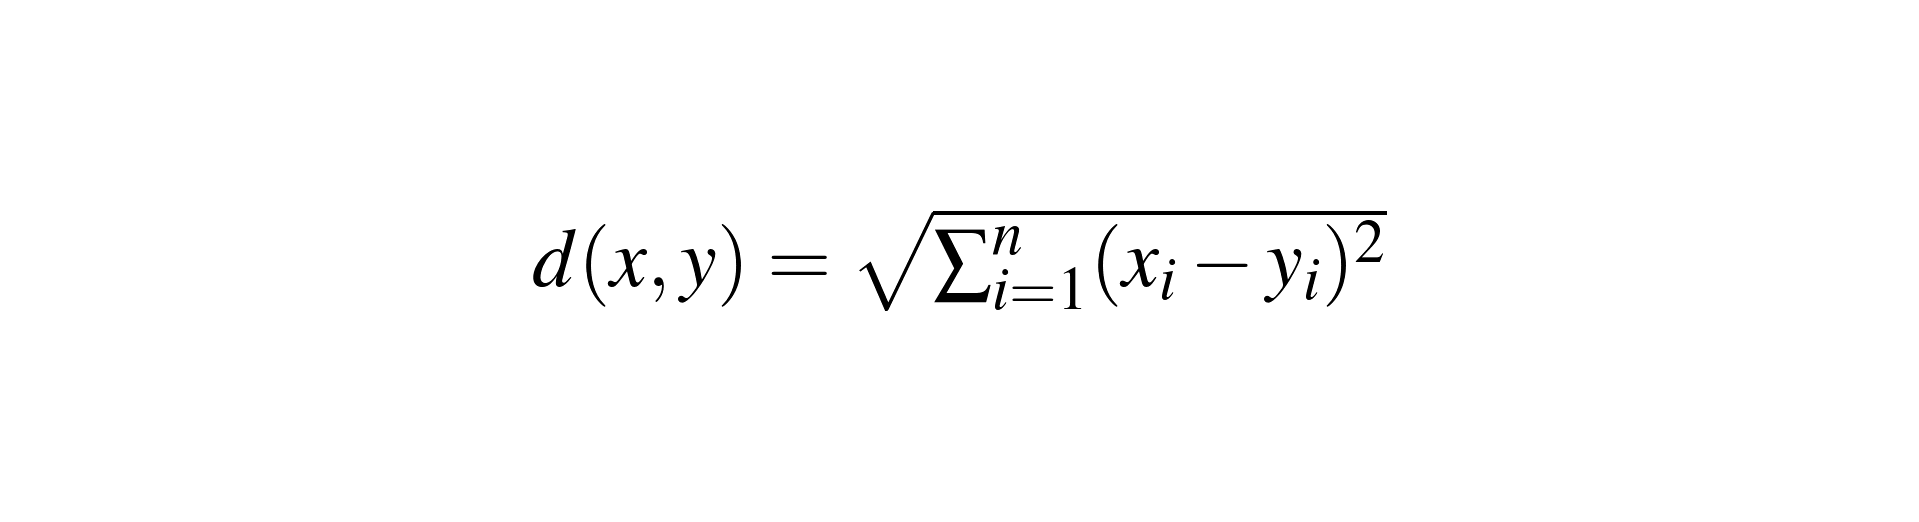

This figure's Python source:
import matplotlib.pyplot as plt
import numpy as np
from matplotlib import rcParams

# Impostazioni per una migliore qualità dell'immagine
rcParams['font.size'] = 14
rcParams['text.usetex'] = True
rcParams['text.latex.preamble'] = r'\usepackage{amsmath}'

# Crea la figura
fig = plt.figure(figsize=(8, 2))
plt.axis('off')

# Aggiungi la formula
plt.text(0.5, 0.5, r'$d(x,y) = \sqrt{\sum_{i=1}^{n}(x_i-y_i)^2}$', 
         fontsize=20, ha='center', va='center')

# Salva l'immagine
plt.savefig('/home/ubuntu/corso_ml_non_supervisionato/images/formula_euclidean.png', 
            bbox_inches='tight', dpi=300, transparent=True)
plt.close()

# Distanza di Manhattan
fig = plt.figure(figsize=(8, 2))
plt.axis('off')
plt.text(0.5, 0.5, r'$d(x,y) = \sum_{i=1}^{n}|x_i-y_i|$', 
         fontsize=20, ha='center', va='center')
plt.savefig('/home/ubuntu/corso_ml_non_supervisionato/images/formula_manhattan.png', 
            bbox_inches='tight', dpi=300, transparent=True)
plt.close()

# Distanza di Minkowski
fig = plt.figure(figsize=(8, 2))
plt.axis('off')
plt.text(0.5, 0.5, r'$d(x,y) = \left(\sum_{i=1}^{n}|x_i-y_i|^p\right)^{1/p}$', 
         fontsize=20, ha='center', va='center')
plt.savefig('/home/ubuntu/corso_ml_non_supervisionato/images/formula_minkowski.png', 
            bbox_inches='tight', dpi=300, transparent=True)
plt.close()

# Distanza del coseno
fig = plt.figure(figsize=(8, 2))
plt.axis('off')
plt.text(0.5, 0.5, r'$\cos(\theta) = \frac{x \cdot y}{||x|| \cdot ||y||}$', 
         fontsize=20, ha='center', va='center')
plt.savefig('/home/ubuntu/corso_ml_non_supervisionato/images/formula_cosine.png', 
            bbox_inches='tight', dpi=300, transparent=True)
plt.close()

# Single linkage
fig = plt.figure(figsize=(8, 2))
plt.axis('off')
plt.text(0.5, 0.5, r'$d(C_i, C_j) = \min_{x \in C_i, y \in C_j} d(x, y)$', 
         fontsize=20, ha='center', va='center')
plt.savefig('/home/ubuntu/corso_ml_non_supervisionato/images/formula_single_linkage.png', 
            bbox_inches='tight', dpi=300, transparent=True)
plt.close()

# Complete linkage
fig = plt.figure(figsize=(8, 2))
plt.axis('off')
plt.text(0.5, 0.5, r'$d(C_i, C_j) = \max_{x \in C_i, y \in C_j} d(x, y)$', 
         fontsize=20, ha='center', va='center')
plt.savefig('/home/ubuntu/corso_ml_non_supervisionato/images/formula_complete_linkage.png', 
            bbox_inches='tight', dpi=300, transparent=True)
plt.close()

# Average linkage
fig = plt.figure(figsize=(8, 2))
plt.axis('off')
plt.text(0.5, 0.5, r'$d(C_i, C_j) = \frac{1}{|C_i||C_j|} \sum_{x \in C_i} \sum_{y \in C_j} d(x, y)$', 
         fontsize=20, ha='center', va='center')
plt.savefig('/home/ubuntu/corso_ml_non_supervisionato/images/formula_average_linkage.png', 
            bbox_inches='tight', dpi=300, transparent=True)
plt.close()

print("Immagini delle formule create con successo!")
